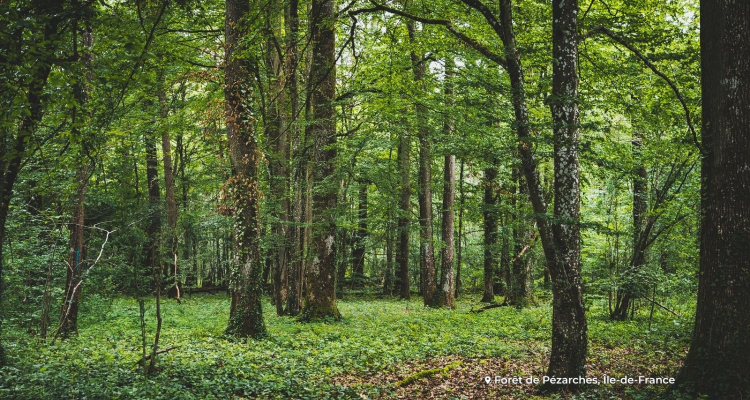
#> input picture data/foret.jpg, 1500 x 800 px (shown at 1/2 size)
$ python image_module.py
#> lines starting #> are read from the running program, lines starting #| are printed output that depends on the picture; long printed decimals are rounded
from typing import Tuple

from PIL import Image
import numpy as np
from numpy.typing import NDArray

class ImageLibrary:

    def load(self, path:str) -> np.array :
#> called with path = 'data/foret.jpg'
        im = Image.open(path)
#> im is the input picture: PIL image 1500x800 RGB; mean R, G, B 81.8, 96, 52.7
        array = np.asarray(im).astype(float)
        return array

    def save(self, array: NDArray, path: str):
        dest = Image.fromarray(array.astype(np.uint8)).convert("RGB")
        dest.save(path)

    def show(self, array: NDArray):
        dest = Image.fromarray(array.astype(np.uint8)).convert("RGB")
        dest.show()

    def crop(self, array: NDArray, nb:int) -> np.array:
#> called with nb = 300
        if nb < array.shape[0] / 2 and nb < array.shape[1] / 2:
            return array[nb:-nb, nb:-nb]
#> call 2 of load, with path = 'data/ski.jpg'
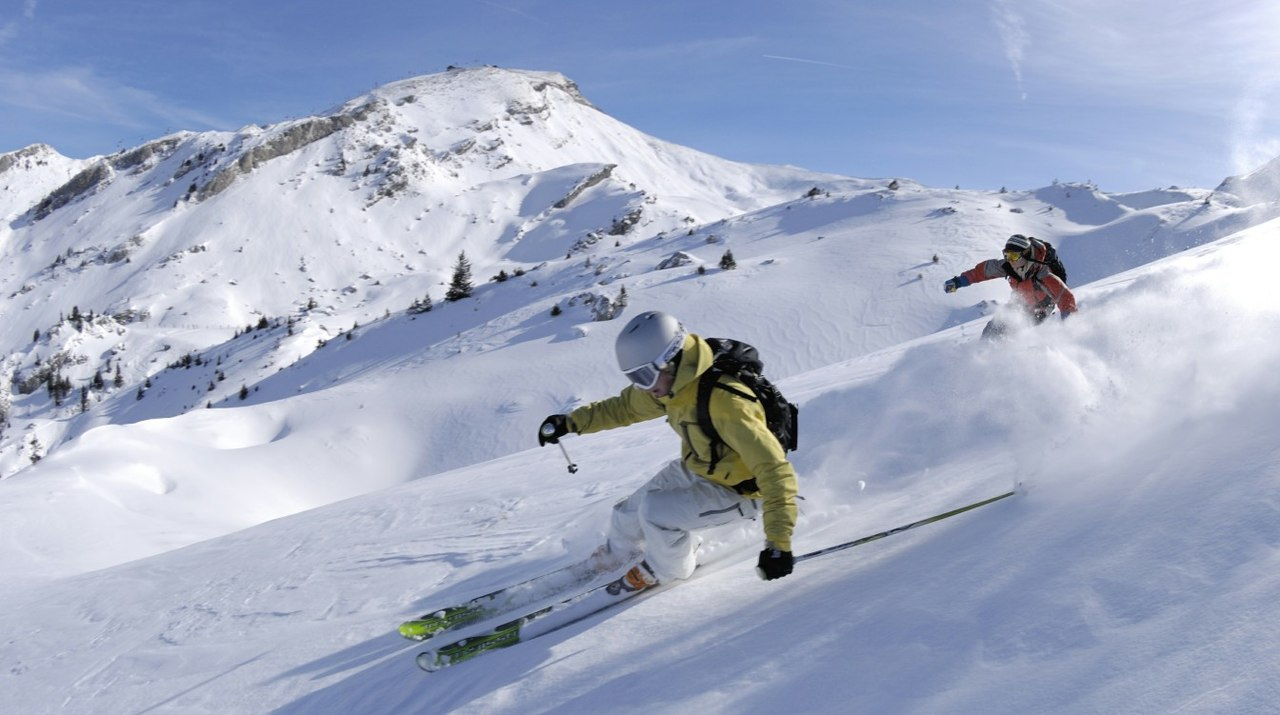
#> input picture data/ski.jpg, 1280 x 715 px
#> in load, im is the input picture: PIL image 1280x715 RGB; mean R, G, B 160.5, 170.8, 195
#> call 3 of load, with path = 'data/ski2.jpg'
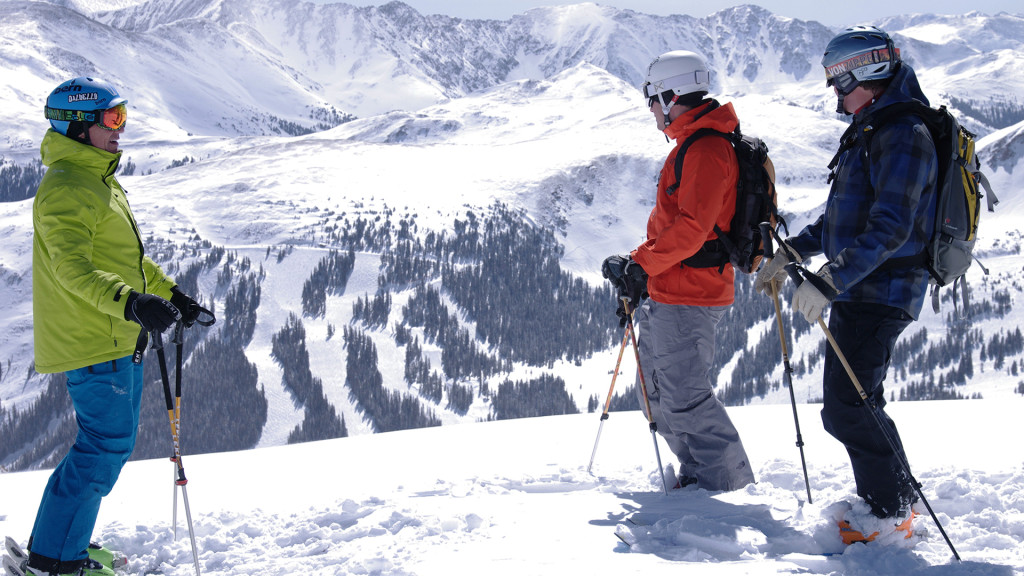
#> input picture data/ski2.jpg, 1024 x 576 px
#> in load, im is the input picture: PIL image 1024x576 RGB; mean R, G, B 161.7, 165.4, 178.4
        else:
            raise ValueError("Nb to large")

    def get_chanel(self, array: NDArray, num: int):
        if 0 <= num < 3:
            return array[:,:,num]
        else:
            raise ValueError("Bad num")

    def add(self, array1: NDArray, array2: NDArray):
        if array1.shape[0] > array2.shape[0]:
            array1 = array1[:array2.shape[0]]
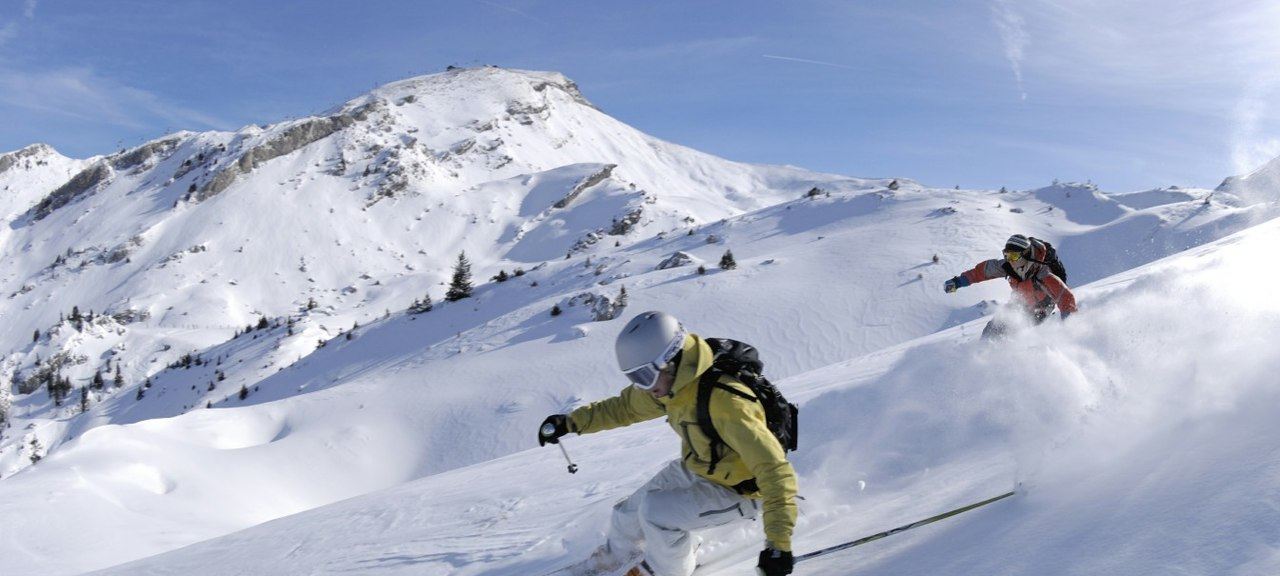
#> array1: shape (576, 1280, 3) float64; mean R, G, B 163.9, 174, 197.7
        else:
            array2 = array2[:array1.shape[0]]
        if array1.shape[1] > array2.shape[1]:
            array1 = array1[:, :array2.shape[1]]
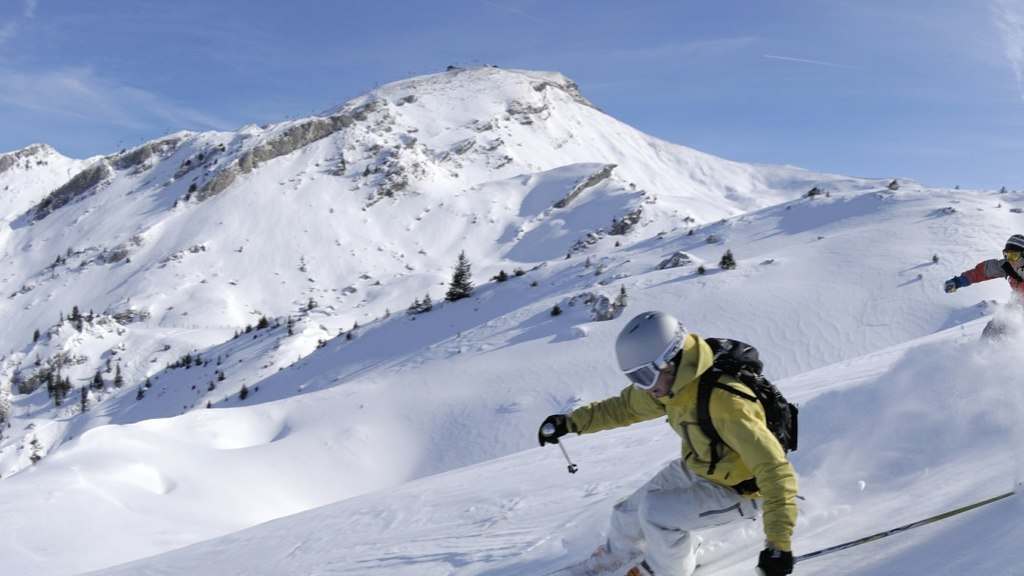
#> array1: shape (576, 1024, 3) float64; mean R, G, B 160.3, 170.7, 194.5
        else:
            array2 = array2[:, :array1.shape[1]]
        res = (array1 + array2) / 2
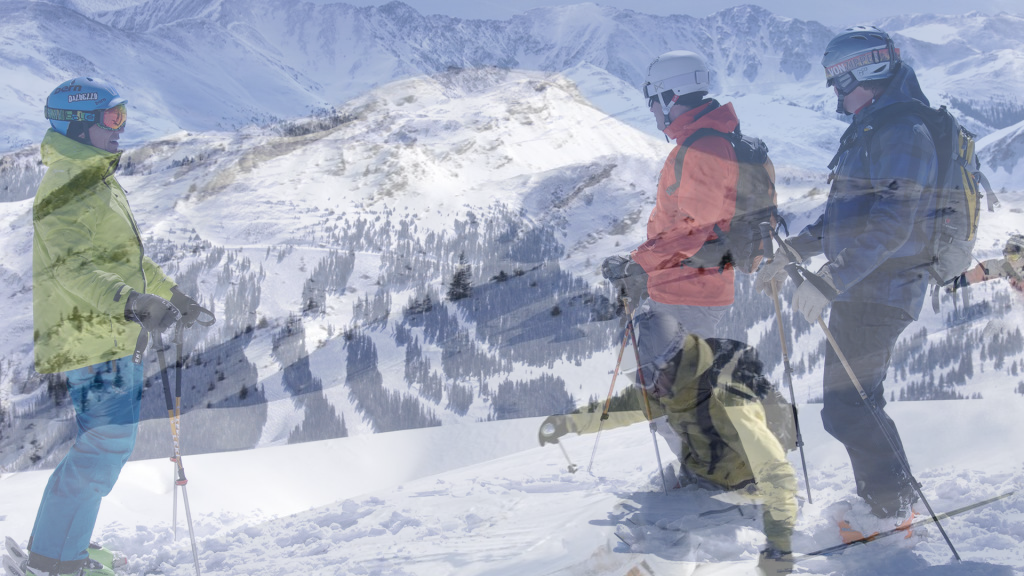
#> res: shape (576, 1024, 3) float64; mean R, G, B 161, 168.1, 186.4
#| 175.419
#| (83.723, 96.623, 56.869)
#| 42.763
#| 255.0
        return res

    # Luminance : mean
    # Facultatif Luminance_by_chanel : mean, mean, mean
    # Contrast : std
    # N&B : mean de la 3d
    # Dynamic : max - min
    # Auto-adjust :
    #   Normalise l'image => (pixel - mean) / std
    #   Appliquer les valeurs idéales => pixel_norm * 63.75 + 127.5
    #   Borner à 0,255 avec np.clip(x,min,max)

    def luminance(self, array: NDArray) -> float:
        return np.mean(array)

    def luminance_3d(self, array: NDArray) -> Tuple:
        return np.mean(array[:,:,0]), np.mean(array[:,:,1]), np.mean(array[:,:,2])

    def contrast(self, array: NDArray) -> float:
        return np.std(array)

    def dynamic(self, array: NDArray) -> float:
        return np.max(array) - np.min(array)

    def black_and_white(self, array: NDArray) -> NDArray:
        return np.mean(array, axis=2)
#> returned value: shape (715, 1280) float64

    def auto_adjust(self, array: NDArray) -> NDArray:
        return np.clip(((array - np.mean(array)) / np.std(array)) * 63.75 + 127.5, 0, 255)
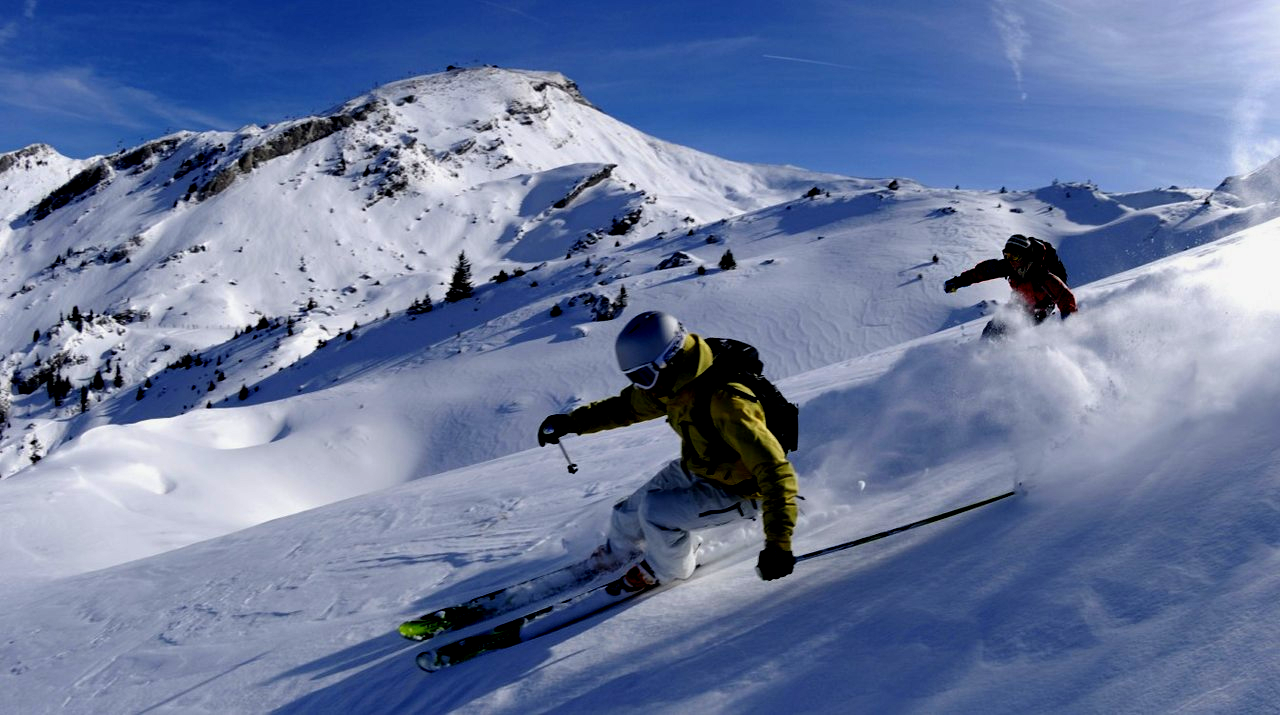
#> returned value: shape (715, 1280, 3) float64; mean of channels 0, 1, 2 107, 122.2, 158.7; drawn as R, G, B


if __name__ == '__main__':
    il = ImageLibrary()
    array = il.load("data/foret.jpg")
    array = il.crop(array, 300)
    # il.show(array)
    array1 = il.load("data/ski.jpg")
    array2 = il.load("data/ski2.jpg")
    res = il.add(array1, array2)
    # il.show(res)
    print(il.luminance(array1))
    print(il.luminance_3d(array))
    print(il.contrast(array1))
    print(il.dynamic(array1))
    il.show(il.black_and_white(array1))
    il.show(il.auto_adjust(array1))
